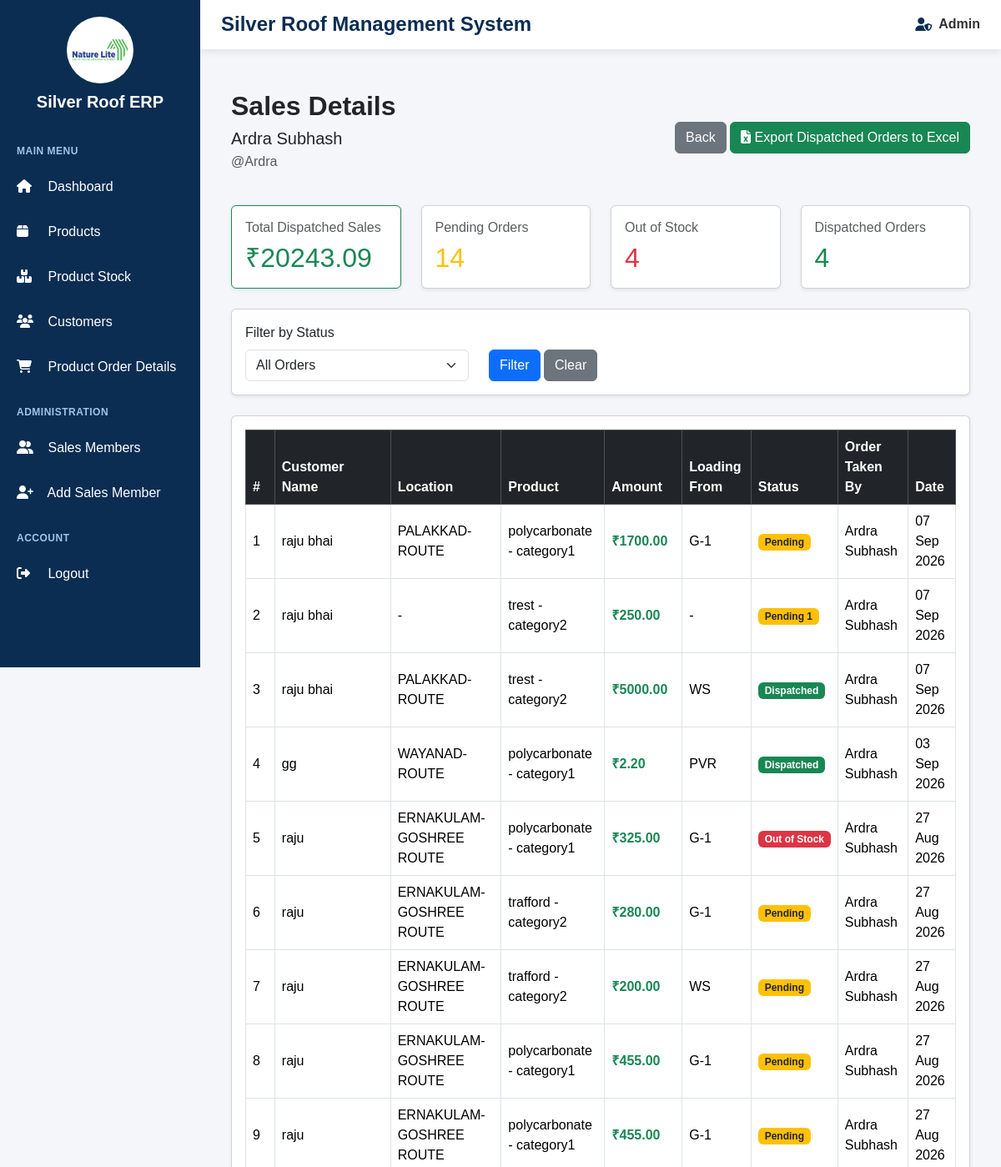
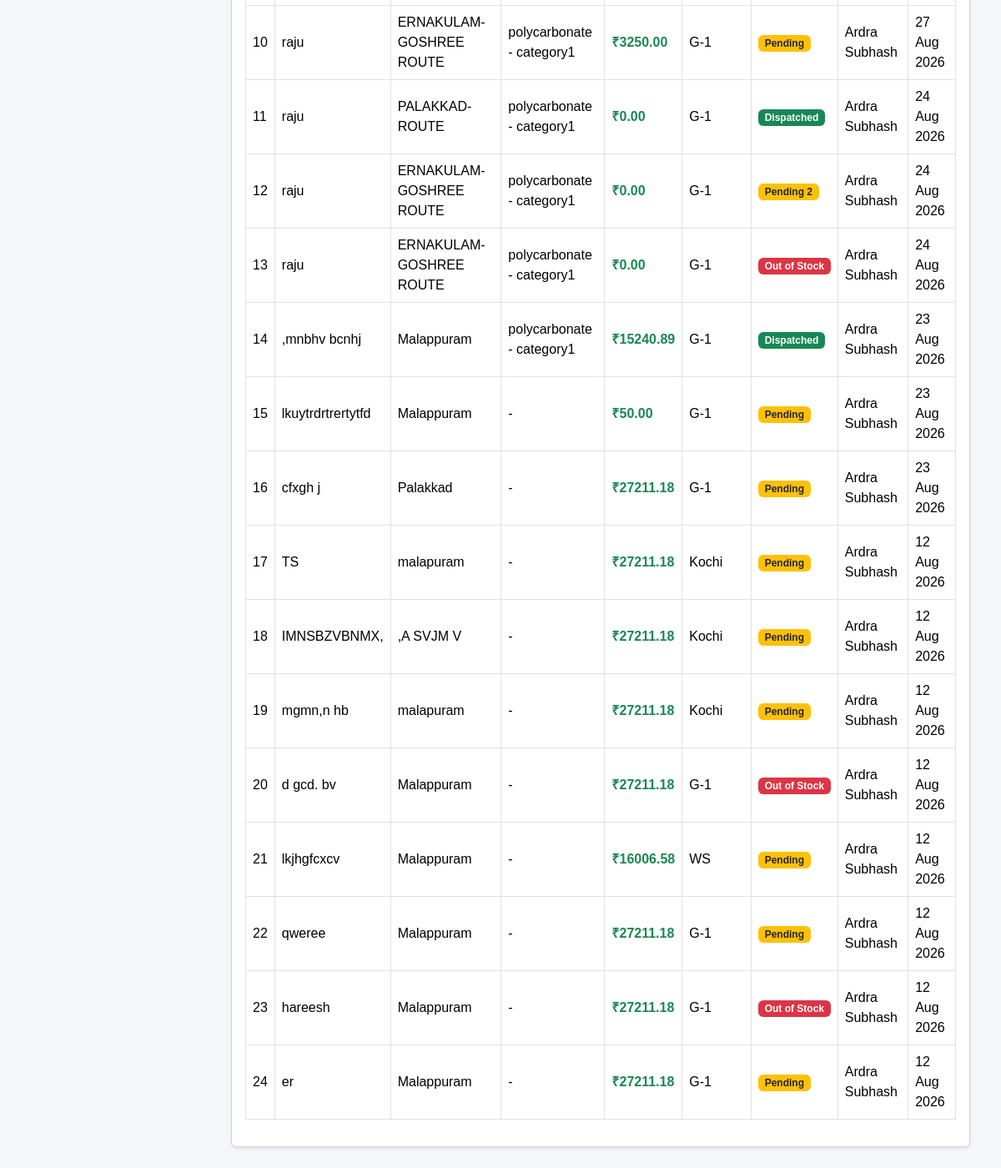
Screenshot of /sales-member/2/sales/ (signed in) with the database file from the repository (2 pictures, top to bottom).
### orders/models.py (models this page shows, shortened)
class Order(models.Model):
    STATUS_CHOICES = [
        ("Pending", "Pending"),
        ("Approved", "Approved"),
        ("Completed", "Completed"),
        ("Cancelled", "Cancelled"),
        ("Out of Stock", "Out of Stock"),
    ]
    LOADING_CHOICES = [
        ("G-1", "G-1"),
        ("WS", "WS"),
        ("PVR", "PVR"),
        ("G-2", "G-2"),
    ]
    DISPATCH_STATUS_CHOICES = [
        ("Not Dispatched", "Not Dispatched"),
        ("Dispatched", "Dispatched"),
    ]
    LOCATION_CHOICES = [
        ("ERNAKULAM-GOSHREE ROUTE", "ERNAKULAM-GOSHREE ROUTE"),
        ("ERNAKULAM-EDAPPALLY-ROUTE", "ERNAKULAM-EDAPPALLY-ROUTE"),
        ("PALAKKAD-ROUTE", "PALAKKAD-ROUTE"),
        ("WAYANAD-ROUTE", "WAYANAD-ROUTE"),
        ("CALICUT-ROUTE", "CALICUT-ROUTE"),
        ("NILABUR-MANCHERY-ROUTE", "NILABUR-MANCHERY-ROUTE"),
        ("NILABUR-PERINTHALMANNA-ROUTE", "NILABUR-PERINTHALMANNA-ROUTE"),
    ]
    sales_member = models.ForeignKey(
        User,
        on_delete=models.SET_NULL,
        null=True,
        blank=True,
        related_name="sales_orders",
    )
    customer_name = models.CharField(
        max_length=150,
    )
    phone = models.CharField(
        max_length=10,
        blank=True,
    )
    company_name = models.CharField(
        max_length=150,
        blank=True,
    )
    location = models.CharField(
        max_length=50,
        choices=LOCATION_CHOICES,
        blank=True,
    )
    address = models.TextField(
        blank=True,
    )
    product = models.ForeignKey(
        Product,
        on_delete=models.SET_NULL,
        null=True,
        blank=True,
        related_name="orders",
    )
    category = models.ForeignKey(
        Category,
        on_delete=models.PROTECT,
        related_name="orders",
        null=True,
        blank=True,
    )
    subcategory = models.ForeignKey(
        SubCategory,
        on_delete=models.SET_NULL,
        null=True,
        blank=True,
        related_name="orders",
    )
    subcategory_text = models.CharField(
        max_length=150,
        blank=True,
        null=True,
    )
    brand = models.ForeignKey(
        Brand,
        on_delete=models.SET_NULL,
        null=True,
        blank=True,
        related_name="orders",
    )
    thickness = models.ForeignKey(
        Thickness,
        on_delete=models.SET_NULL,
        null=True,
        blank=True,
        related_name="orders",
    )
    colour = models.ForeignKey(
        Colour,
        on_delete=models.SET_NULL,
        null=True,
        blank=True,
        related_name="orders",
    )
    colour_text = models.CharField(
        max_length=100,
        blank=True,
        null=True,
    )
    design = models.ForeignKey(
        Design,
        on_delete=models.SET_NULL,
        null=True,
        blank=True,
        related_name="orders",
    )
    design_text = models.CharField(
        max_length=100,
        blank=True,
        null=True,
    )
    core_number = models.CharField(
        max_length=100,
        blank=True,
    )
    size_text = models.CharField(
        max_length=100,
        blank=True,
        null=True,
    )
    width_ft = models.DecimalField(
        max_digits=10,
        decimal_places=2,
        null=True,
        blank=True,
    )
    width_meter = models.DecimalField(
        max_digits=10,
        decimal_places=4,
        null=True,
        blank=True,
    )
    length_ft = models.DecimalField(
        max_digits=10,
        decimal_places=2,
        default=0,
    )
    sheets = models.PositiveIntegerField(
        default=0,
    )
    sq_mtr = models.DecimalField(
        max_digits=12,
        decimal_places=2,
        default=0,
        null=True,
        blank=True,
    )
    sqm_price = models.DecimalField(
        max_digits=12,
        decimal_places=2,
        default=0,
        null=True,
        blank=True,
    )
    rate = models.DecimalField(
        max_digits=12,
        decimal_places=2,
        default=0,
    )
    amount = models.DecimalField(
        max_digits=14,
        decimal_places=2,
        default=0,
    )
    loading_from = models.CharField(
        max_length=50,
        choices=LOADING_CHOICES,
        blank=True,
    )
    order_taken_by = models.ForeignKey(
        User,
        on_delete=models.SET_NULL,
        null=True,
        blank=True,
        related_name="taken_orders",
    )
    remarks = models.TextField(
        blank=True,
        null=True,
    )
    status = models.CharField(
        max_length=20,
        choices=STATUS_CHOICES,
        default="Pending1",
    )
    dispatch_status = models.CharField(
        max_length=20,
        choices=DISPATCH_STATUS_CHOICES,
        default="Not Dispatched",
    )
    dispatch_date = models.DateField(
        null=True,
        blank=True,
    )
    dispatched_by = models.ForeignKey(
        User,
        on_delete=models.SET_NULL,
        null=True,
        blank=True,
        related_name="dispatched_orders",
    )
    created_at = models.DateTimeField(
        auto_now_add=True,
    )
    updated_at = models.DateTimeField(
        auto_now=True,
    )

### products/models.py (models this page shows, shortened)
class Product(models.Model):
    category = models.ForeignKey(
        Category,
        on_delete=models.CASCADE,
        related_name="products"
    )
    product_name = models.CharField(
        max_length=150,
        blank=True,
        null=True
    )
    subcategory = models.ForeignKey(
        SubCategory,
        on_delete=models.SET_NULL,
        related_name="products",
        blank=True,
        null=True
    )
    subcategory_text = models.CharField(
        max_length=100,
        blank=True,
        null=True
    )
    width = models.CharField(
        max_length=100,
        blank=True,
        null=True
    )
    brand = models.ForeignKey(
        Brand,
        on_delete=models.SET_NULL,
        related_name="products",
        blank=True,
        null=True
    )
    thickness = models.ForeignKey(
        Thickness,
        on_delete=models.SET_NULL,
        related_name="products",
        blank=True,
        null=True
    )
    colour = models.ForeignKey(
        Colour,
        on_delete=models.SET_NULL,
        related_name="products",
        blank=True,
        null=True
    )
    design = models.ForeignKey(
        Design,
        on_delete=models.SET_NULL,
        related_name="products",
        blank=True,
        null=True
    )
    width_ft = models.DecimalField(
        max_digits=8,
        decimal_places=2,
        default=0,
        blank=True,
        null=True
    )
    core_number = models.CharField(
        max_length=100,
        blank=True,
        null=True
    )
    sqt_rate = models.DecimalField(
        max_digits=10,
        decimal_places=2,
        default=0,
        blank=True,
        null=True
    )
    size = models.CharField(
        max_length=100,
        blank=True,
        null=True
    )
    nos = models.PositiveIntegerField(
        blank=True,
        null=True,
        default=0
    )
    def __str__(self):
        if self.product_name:
            return (
                f"{self.product_name} - "
                f"{self.category.name}"
            )
        if self.subcategory:
            return (
                f"{self.subcategory.name} - "
                f"{self.category.name}"
            )
        return (
            f"Product - "
            f"{self.category.name}"
        )

class Category(models.Model):
    name = models.CharField(
        max_length=100
    )

class SubCategory(models.Model):
    category = models.ForeignKey(
        Category,
        on_delete=models.CASCADE,
        related_name="subcategories"
    )
    name = models.CharField(
        max_length=100
    )

### accounts/views.py (the view)
@login_required
@user_passes_test(is_admin)
def sales_member_sales_detail(request, member_id):
    member = get_object_or_404(
        User,
        id=member_id,
        is_superuser=False
    )
    all_orders = Order.objects.filter(
    sales_member=member
).order_by("-updated_at")
    pending_count = all_orders.filter(
        status="Pending"
    ).count()
    dispatched_count = all_orders.filter(
        status="Completed"
    ).count()
    out_of_stock_count = all_orders.filter(
        status="Out of Stock"
    ).count()
    total_sales = all_orders.filter(
        status="Completed"
    ).aggregate(
        total=Sum("amount")
    )["total"] or 0
    return render(
        request,
        "accounts/sales_member_sales_detail.html",
        {
            "member": member,
            "orders": all_orders,
            "pending_count": pending_count,
            "dispatched_count": dispatched_count,
            "out_of_stock_count": out_of_stock_count,
            "total_sales": total_sales,
        }
    )

### accounts/views.py (called while the page is built)
def is_admin(user):
    return user.is_superuser

### accounts/templates/accounts/sales_member_sales_detail.html (shortened to what this page needs)
{% extends 'base.html' %}
{% block content %}
<div class="container-fluid mt-4">
    <div class="d-flex justify-content-between align-items-center mb-4">
        <div>
            <h2 class="fw-bold">
                Sales Details
            </h2>
            <h5 class="mb-1">
                {% if member.first_name or member.last_name %}
                    {{ member.first_name }} {{ member.last_name }}
                {% else %}
                    {{ member.username }}
                {% endif %}
            </h5>
            <p class="text-muted">
                @{{ member.username }}
            </p>
        </div>
        <div>
            <a href="{% url 'sales_list' %}"
               class="btn btn-secondary">
                Back
            </a>
            <a href="{% url 'export_sales_member_excel' member.id %}"
               class="btn btn-success">
                <i class="fa fa-file-excel"></i>
                Export Dispatched Orders to Excel
            </a>
        </div>
    </div>
    <div class="row mb-4">
        <div class="col-md-3">
            <div class="card shadow-sm border-success">
                <div class="card-body">
                    <h6 class="text-muted">
                        Total Dispatched Sales
                    </h6>
                    <h2 class="text-success mb-0">
                        ₹{{ total_sales|floatformat:2 }}
                    </h2>
                </div>
            </div>
        </div>
        <div class="col-md-3">
            <div class="card shadow-sm">
                <div class="card-body">
                    <h6 class="text-muted">
                        Pending Orders
                    </h6>
                    <h2 class="mb-0 text-warning">
                        {{ pending_count }}
                    </h2>
                </div>
            </div>
        </div>
        <div class="col-md-3">
            <div class="card shadow-sm">
                <div class="card-body">
                    <h6 class="text-muted">
                        Out of Stock
                    </h6>
                    <h2 class="mb-0 text-danger">
                        {{ out_of_stock_count }}
                    </h2>
                </div>
            </div>
        </div>
        <div class="col-md-3">
            <div class="card shadow-sm">
                <div class="card-body">
                    <h6 class="text-muted">
                        Dispatched Orders
                    </h6>
                    <h2 class="mb-0 text-success">
                        {{ dispatched_count }}
                    </h2>
                </div>
            </div>
        </div>
    </div>
    <div class="card shadow-sm mb-4">
        <div class="card-body">
            <form method="GET">
                <div class="row align-items-end">
                    <div class="col-md-4">
                        <label class="form-label">
                            Filter by Status
                        </label>
                        <select name="status"
                                class="form-select">
                            <option value="">
                                All Orders
                            </option>
                        </select>
                    </div>
                    <div class="col-md-3">
                        <button type="submit"
                                class="btn btn-primary">
                            Filter
                        </button>
                        <a href="{% url 'sales_member_sales_detail' member.id %}"
                           class="btn btn-secondary">
                            Clear
                        </a>
                    </div>
                </div>
            </form>
        </div>
    </div>
    <div class="card shadow-sm">
        <div class="card-body">
            <div class="table-responsive">
                <table class="table table-bordered table-hover align-middle">
                    <thead class="table-dark">
                        <tr>
                            <th>#</th>
                            <th>Customer Name</th>
                            <th>Location</th>
                            <th>Product</th>
                            <th>Amount</th>
                            <th>Loading From</th>
                            <th>Status</th>
                            <th>Order Taken By</th>
                            <th>Date</th>
                        </tr>
                    </thead>
                    <tbody>
                        {% for order in orders %}
                        <tr>
                            <td>
                                {{ forloop.counter }}
                            </td>
                            <td>
                                {{ order.customer_name }}
                            </td>
                            <td>
                                {{ order.location|default:"-" }}
                            </td>
                            <td>
                                {% if order.product %}
                                    {{ order.product }}
                                {% else %}
                                    -
                                {% endif %}
                            </td>
                            <td class="fw-bold text-success">
                                ₹{{ order.amount|floatformat:2 }}
                            </td>
                            <td>
                                {{ order.loading_from|default:"-" }}
                            </td>
                            <td>
                                {% if order.status == "Completed" %}
                                    <span class="badge bg-success">
                                        Dispatched
                                    </span>
                                {% elif order.status == "Out of Stock" %}
                                    <span class="badge bg-danger">
                                        Out of Stock
                                    </span>
                                {% else %}
                                    <span class="badge bg-warning text-dark">
                                        {{ order.status }}
                                    </span>
                                {% endif %}
                            </td>
                            <td>
                                {% if order.order_taken_by %}
                                    {{ order.order_taken_by.get_full_name|default:order.order_taken_by.username }}
                                {% elif order.sales_member %}
                                    {{ order.sales_member.get_full_name|default:order.sales_member.username }}
                                {% else %}
                                    -
                                {% endif %}
                            </td>
                            <td>
                                {{ order.updated_at|date:"d M Y" }}
                            </td>
                        </tr>
                        {% endfor %}
                    </tbody>
                </table>
            </div>
        </div>
    </div>
</div>
{% endblock %}

### templates/base.html (style rules this page uses)
* { box-sizing: border-box; }
body { margin: 0; font-family: Arial, sans-serif; background: #f4f6f9; }

### rows the page displays
Order: customer_name "raju bhai", location "PALAKKAD-ROUTE", product "polycarbonate - category1", amount "1700.00", loading_from "G-1", status "Pending", order_taken_by.get_full_name "Ardra Subhash", updated_at "07 Sep 2026"
Order: customer_name "raju bhai", location "-", product "trest - category2", amount "250.00", loading_from "-", status "Pending 1", order_taken_by.get_full_name "Ardra Subhash", updated_at "07 Sep 2026"
Order: customer_name "raju bhai", location "PALAKKAD-ROUTE", product "trest - category2", amount "5000.00", loading_from "WS", status "Dispatched", order_taken_by.get_full_name "Ardra Subhash", updated_at "07 Sep 2026"
Order: customer_name "gg", location "WAYANAD-ROUTE", product "polycarbonate - category1", amount "2.20", loading_from "PVR", status "Dispatched", order_taken_by.get_full_name "Ardra Subhash", updated_at "03 Sep 2026"
Order: customer_name "raju", location "ERNAKULAM-GOSHREE ROUTE", product "polycarbonate - category1", amount "325.00", loading_from "G-1", status "Out of Stock", order_taken_by.get_full_name "Ardra Subhash", updated_at "27 Aug 2026"
Order: customer_name "raju", location "ERNAKULAM-GOSHREE ROUTE", product "trafford - category2", amount "280.00", loading_from "G-1", status "Pending", order_taken_by.get_full_name "Ardra Subhash", updated_at "27 Aug 2026"
Order: customer_name "raju", location "ERNAKULAM-GOSHREE ROUTE", product "trafford - category2", amount "200.00", loading_from "WS", status "Pending", order_taken_by.get_full_name "Ardra Subhash", updated_at "27 Aug 2026"
Order: customer_name "raju", location "ERNAKULAM-GOSHREE ROUTE", product "polycarbonate - category1", amount "455.00", loading_from "G-1", status "Pending", order_taken_by.get_full_name "Ardra Subhash", updated_at "27 Aug 2026"
Order: customer_name "raju", location "ERNAKULAM-GOSHREE ROUTE", product "polycarbonate - category1", amount "455.00", loading_from "G-1", status "Pending", order_taken_by.get_full_name "Ardra Subhash", updated_at "27 Aug 2026"
Order: customer_name "raju", location "ERNAKULAM-GOSHREE ROUTE", product "polycarbonate - category1", amount "3250.00", loading_from "G-1", status "Pending", order_taken_by.get_full_name "Ardra Subhash", updated_at "27 Aug 2026"
Order: customer_name "raju", location "PALAKKAD-ROUTE", product "polycarbonate - category1", amount "0.00", loading_from "G-1", status "Dispatched", sales_member.get_full_name "Ardra Subhash", updated_at "24 Aug 2026"
Order: customer_name "raju", location "ERNAKULAM-GOSHREE ROUTE", product "polycarbonate - category1", amount "0.00", loading_from "G-1", status "Pending 2", order_taken_by.get_full_name "Ardra Subhash", updated_at "24 Aug 2026"
Order: customer_name "raju", location "ERNAKULAM-GOSHREE ROUTE", product "polycarbonate - category1", amount "0.00", loading_from "G-1", status "Out of Stock", order_taken_by.get_full_name "Ardra Subhash", updated_at "24 Aug 2026"
Order: customer_name ",mnbhv bcnhj", location "Malappuram", product "polycarbonate - category1", amount "15240.89", loading_from "G-1", status "Dispatched", sales_member.get_full_name "Ardra Subhash", updated_at "23 Aug 2026"
Order: customer_name "lkuytrdrtrertytfd", location "Malappuram", amount "50.00", loading_from "G-1", status "Pending", sales_member.get_full_name "Ardra Subhash", updated_at "23 Aug 2026"
Order: customer_name "cfxgh j", location "Palakkad", amount "27211.18", loading_from "G-1", status "Pending", sales_member.get_full_name "Ardra Subhash", updated_at "23 Aug 2026"
Order: customer_name "TS", location "malapuram", amount "27211.18", loading_from "Kochi", status "Pending", sales_member.get_full_name "Ardra Subhash", updated_at "12 Aug 2026"
Order: customer_name "IMNSBZVBNMX,", location ",A SVJM V", amount "27211.18", loading_from "Kochi", status "Pending", sales_member.get_full_name "Ardra Subhash", updated_at "12 Aug 2026"
Order: customer_name "mgmn,n hb", location "malapuram", amount "27211.18", loading_from "Kochi", status "Pending", sales_member.get_full_name "Ardra Subhash", updated_at "12 Aug 2026"
Order: customer_name "d gcd. bv", location "Malappuram", amount "27211.18", loading_from "G-1", status "Out of Stock", sales_member.get_full_name "Ardra Subhash", updated_at "12 Aug 2026"
Order: customer_name "lkjhgfcxcv", location "Malappuram", amount "16006.58", loading_from "WS", status "Pending", sales_member.get_full_name "Ardra Subhash", updated_at "12 Aug 2026"
Order: customer_name "qweree", location "Malappuram", amount "27211.18", loading_from "G-1", status "Pending", sales_member.get_full_name "Ardra Subhash", updated_at "12 Aug 2026"
Order: customer_name "hareesh", location "Malappuram", amount "27211.18", loading_from "G-1", status "Out of Stock", sales_member.get_full_name "Ardra Subhash", updated_at "12 Aug 2026"
Order: customer_name "er", location "Malappuram", amount "27211.18", loading_from "G-1", status "Pending", sales_member.get_full_name "Ardra Subhash", updated_at "12 Aug 2026"

### other values shown
{{ member.first_name }} "Ardra"
{{ member.last_name }} "Subhash"
{{ member.username }} "Ardra"
{{ total_sales|floatformat:2 }} "20243.09"
{{ pending_count }} "14"
{{ out_of_stock_count }} "4"
{{ dispatched_count }} "4"
